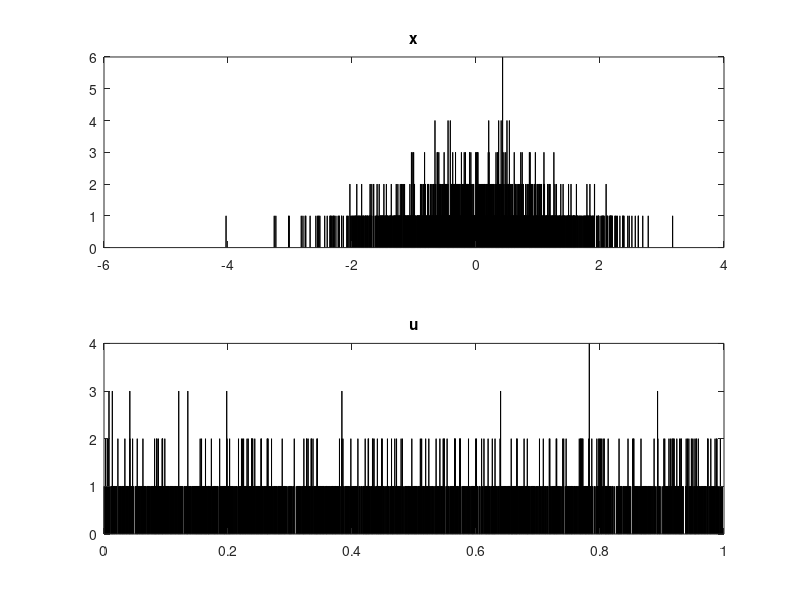
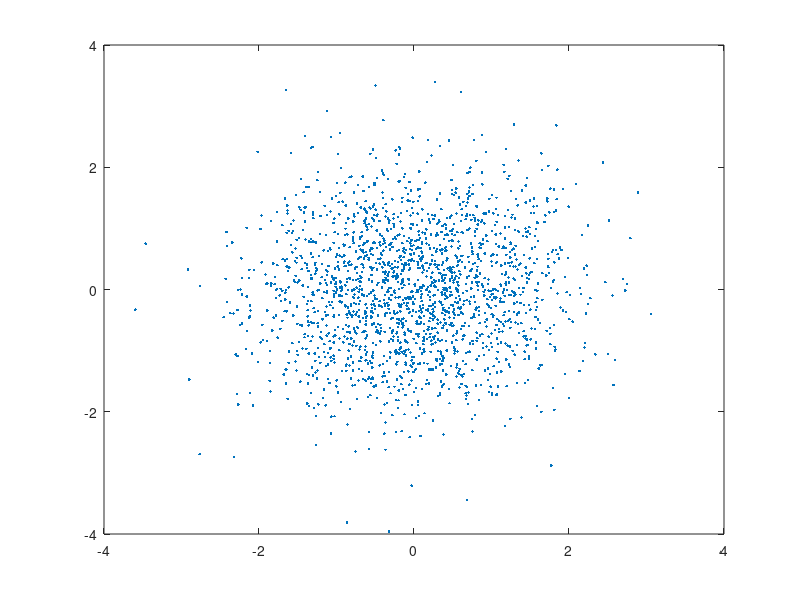
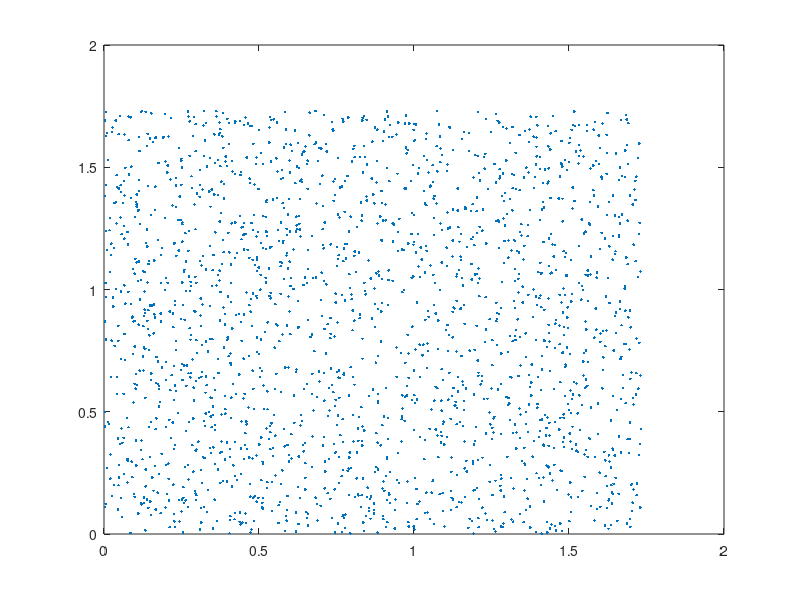
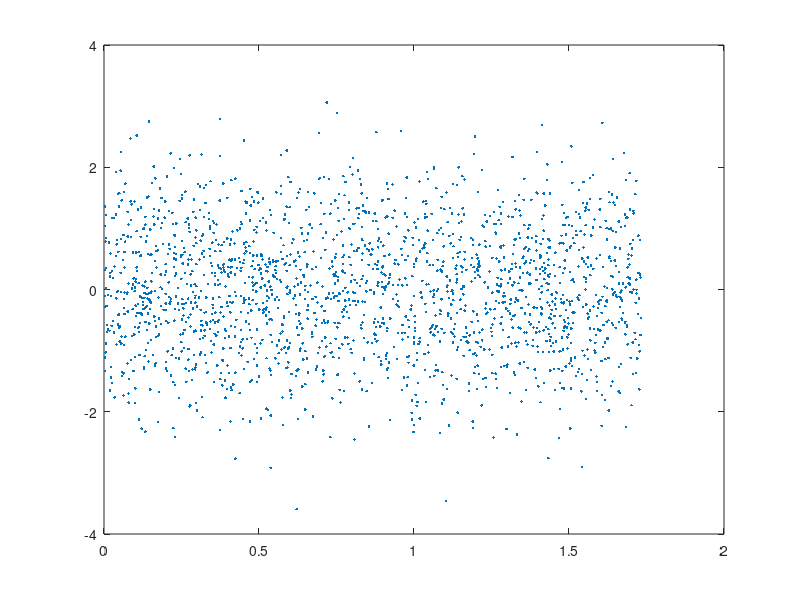

Write MATLAB code to recreate these figures, in order.
%MVE136 LABORATION 1: RANDOM SIGNAL ANALYSIS

%%
%2.1 - Histogram
N=2000;
x=randn([1 N]);
u=rand([1 N]);

figure()
subplot(2,1,1)
hist(x,10000)
title('x')
subplot(2,1,2)
hist(u,10000)
title('u')

%%
%2.2 - Joint Distribution

x = randn([1 N]);
y = randn([1 N]);

figure()
plot(x,y,'.') %equiprobability lines: either a circle or diagonals?

a=sqrt(3);
u = a*rand([1 N])
v = a*rand([1 N])

figure()
plot(u,v,'.')
%Greater variance and deviance.

figure()
plot(u,x,'.') 
%Values are spread accordingly to eacch distribution, making a fusion.

%%
%2.3 Conditional Distribution

x = randn([1 N]);
y = randn([1 N]);
dy = 0.1;
yh=0.5;
i=0;
X=[];
Y=[];

figure()
for k=1:2000
    if y(k)>yh-dy && y(k)<yh+dy
        %plot(x(k),y(k),'.')
        i=i+1;
        %hold on
        X(i)=x(k); 
        Y(i)=y(k);
    end
end
subplot(1,2,1)
plot(Y,X,'.')
subplot(1,2,2)
hist(X,10000)
title('Y/X')


a=sqrt(3);
u = a*rand([1 N])
v = a*rand([1 N])
du = 0.1;
uh=0.5;
i=0;
U=[];
V=[];

figure()
for k=1:2000
    if u(k)>uh-du && u(k)<uh+du
        %plot(x(k),y(k),'.')
        i=i+1;
        %hold on
        U(i)=u(k); 
        V(i)=v(k);
    end
end
subplot(1,2,1)
plot(U,V,'.')
subplot(1,2,2)
hist(V,10000)
title('U/V')
%The plot shows the spread of values within the restricted area and
%the hist shows the numbers of occurencies for the values of X within the
%range of Y

%%

%3.1 - Joint Distribution and Correlation

N=2000;
x=randn([1 N]);
u=rand([1 N]);

z=@(a) x.*a+sqrt(1-a.^2).*y;

zv = zeros(4,N);
zv(1,:) = z(0.5);
zv(2,:) = z(-0.5);
zv(3,:) = z(0.9);
zv(4,:) = z(-0.9);

for i=1:4
    figure()
    plot(x,zv(i,:),'.')
end

figure()
hist(zv(1,:),10000)

%%
%3.2 - Conditional Distribution.

N=2000;
x=randn([1 N]);
u=rand([1 N]);

z=@(a) x.*a+sqrt(1-a.^2).*y;
zv = z(0.7);

dz = 0.1;
zh = 0.5;
i=0;
X=[];
Z=[];
for k=1:2000
    if zv(k)>zh-dz && zv(k)<zh+dz
        %plot(x(k),y(k),'.')
        i=i+1;
        %hold on
        X(i)=x(k); 
        Z(i)=zv(k);
    end
end

subplot(1,2,1)
plot(Z,X,'.')
subplot(1,2,2)
hist(X,10000)
title('U/V')